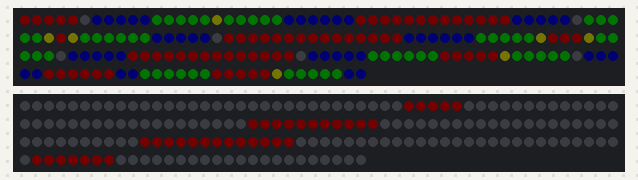
This sketch was run on a simulated Arduino Uno, built with avr-gcc and run on an emulated ATmega328P. Parts: 2 × 179 RGB LEDs in strip order, left to right, continuing on the next row. Dim RGB values are drawn brighter than linear; random numbers use the default seed unless the sketch sets one; what the sketch prints to the serial monitor is not drawn.

Above: at 0.69 s.
At 5.85 s:
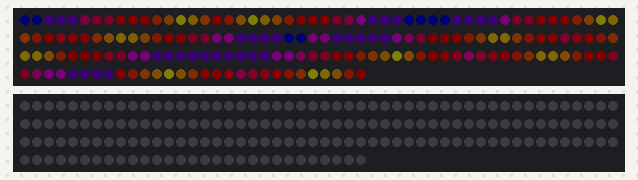
At 10.0 s:
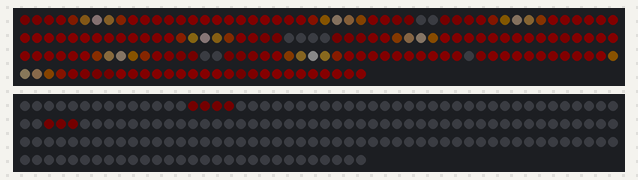
At 20.02 s:
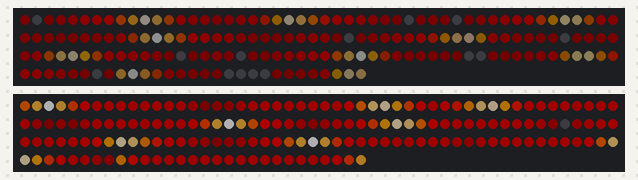
At 29.44 s:
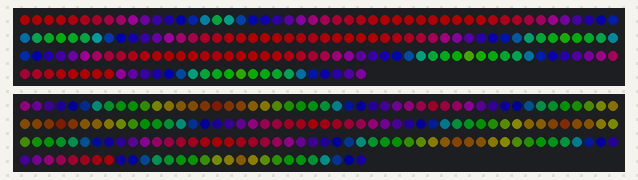
At 39.48 s:
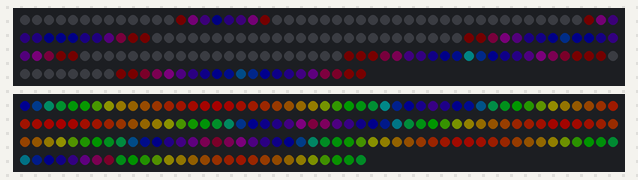

The sketch:

VestOfGlory_column.ino
```cpp
// This file are based on code from shenberg/VestOfGlory
// Source: https://github.com/shenberg/VestOfGlory
#include "FastLED.h"

// How many leds in your strip?
// #define LEDS_PER_STRIP 100
#define LEDS_PER_STRIP 179
#define LEFT_FRONT_PIN 13
#define RIGHT_FRONT_PIN 14
// #define LEFT_REAR_PIN 11
// #define RIGHT_REAR_PIN 12

// Define the array of leds
// CRGB leds[LEDS_PER_STRIP * 4];
CRGB leds[LEDS_PER_STRIP * 2]; // no rear stripts

// static const int MAX_LEDS_PER_ROW_FRONT = 7;
// static const int ledsPerRow[] = {3, 7, 7, 7, 7, 7, 7, 7, 7, 6, 5, 5, 4, 4, 5, 4, 4, 4};
// static const int skipPerRow[] = {4, 0, 0, 0, 0, 0, 0, 0, 0, 0, 1, 0, 1, 0, -1, 1, 0, 1};

static const int MAX_LEDS_PER_ROW_FRONT = 21;
static const int ledsPerColumn[] = {16, 18, 19, 21, 21, 21, 21, 21, 11, 10};
static const int skipPerColumn[] = {0,  0,  0,  0,  0,  0,  0,  0,  -10,  -2};

// static const int MAX_LEDS_PER_ROW_BACK = 6;
// static const int ledsPerRowBackLeft[] = {4, 4, 4, 4, 4, 5, 5, 5, 6, 6, 5, 5, 5, 5, 5, 6, 6}; // total 84 LEDs
// static const int skipPerRowBackLeft[] = {0, 0, 0, 0, 0, -1, 0, 0, 0, 0, 0, 0, 0, 0, 0, -1, 0};
// static const int ledsPerRowBackRight[] = {4, 4, 4, 4, 4, 5, 5, 5, 5, 5, 5, 5, 5, 5, 5, 5, 6};
// static const int skipPerRowBackRight[] = {0, 0, 0, 0, 0, -1, 0, 0, 0, 0, 0, 0, 0, 0, 0, -1, 0};

static const int columnCountFront = sizeof(ledsPerColumn)/sizeof(ledsPerColumn[0]);
// static const int rowCountBack = sizeof(ledsPerRowBackLeft)/sizeof(ledsPerRowBackLeft[0]);

// static const int LEDS_BACK_LEFT = 84;
// static const int LEDS_BACK_RIGHT = 81;

long startTime;

template<typename T>
class LedDraw {
public:
	static void drawFrontPart(T& instance, int startLed, int startX, int startY, bool mirror = false, int t = 0) {
		int led = startLed;
		int x, y;
		x = startX;
		y = startY;
		int direction = 1;

		if (mirror) {
			direction = -1;
			x += MAX_LEDS_PER_ROW_FRONT - 1;
		}

		for (int col = 0; col < columnCountFront; col++) {
			y += direction*skipPerColumn[col];
			for (int i = 0; i < ledsPerColumn[col]; i++) {
				leds[led] = instance.pixel(x,y,t);
				led++;
				// y += direction;
				y -= direction;
			}
			x --;
			direction = -1 * direction;
		}
	}

	// static void drawBackPart(T& instance, const int *ledCounts, const int *skipCounts, int startLed, int startX, int startY, bool mirror = false, int t = 0) {
	// 	int led = startLed;
	// 	int x, y;
	// 	x = startX;
	// 	y = startY;
	// 	int direction = 1;

	// 	if (mirror) {
	// 		direction = -1;
	// 		x += MAX_LEDS_PER_ROW_BACK - 1;
	// 	}

	// 	for (int row = 0; row < rowCountBack; row++) {
	// 		x += direction*skipCounts[row];
	// 		for (int i = 0; i < ledCounts[row]; i++) {
	// 			leds[led] = instance.pixel(x,y,t);
	// 			led++;
	// 			x += direction;
	// 		}
	// 		y++;
	// 		direction = -1 * direction;
	// 	}
	// }


	static void drawFront(T& instance) {
		long time = (millis() - startTime);
		drawFrontPart(instance, 0, MAX_LEDS_PER_ROW_FRONT+1, 0, false, time);
		drawFrontPart(instance, LEDS_PER_STRIP, MAX_LEDS_PER_ROW_FRONT+1, 0, true, time);
	}
	// static void drawBack(T& instance) {
	// 	long time = (millis() - startTime);
	// 	drawBackPart(instance, ledsPerRowBackLeft, skipPerRowBackLeft, LEDS_PER_STRIP*2, 0, 0, true, time);
	// 	drawBackPart(instance, ledsPerRowBackRight, skipPerRowBackRight, LEDS_PER_STRIP*2 + LEDS_BACK_LEFT, MAX_LEDS_PER_ROW_BACK, 0, false, time);
	// }
	static void draw(T& instance) {
		drawFront(instance);
		// drawBack(instance);
	}
};


void setup() {
	Serial.begin(57600);
	Serial.println("resetting");
	FastLED.addLeds<NEOPIXEL,LEFT_FRONT_PIN>(leds, LEDS_PER_STRIP);
	FastLED.addLeds<NEOPIXEL,RIGHT_FRONT_PIN>(&leds[LEDS_PER_STRIP], LEDS_PER_STRIP);
	// FastLED.addLeds<NEOPIXEL, LEFT_REAR_PIN>(&leds[LEDS_PER_STRIP*2], LEDS_BACK_LEFT);
	// FastLED.addLeds<NEOPIXEL, RIGHT_REAR_PIN>(&leds[LEDS_PER_STRIP*2 + LEDS_BACK_LEFT], LEDS_BACK_RIGHT);
	FastLED.setBrightness(0);
	startTime = millis();
}


class PalettedPlasma {
private:
	CRGBPalette16 current;
	CRGBPalette16 target;
	CRGBPalette16 last;
	long startTime;
	long lastTime;
public:
	CRGB pixel(int x, int y, int t) {
		byte index = (sin16(sin16(x*139)+sin16(y*371) +32767*2 + t*7) + 32767) >> 8 ;
		byte brightness = (sin16(sin16(x*191)+sin16(y*197) +32767*2 + t*16) + 32767) >> 8;
		return ColorFromPalette(current, index, qsub8(brightness, 10));
	}

	PalettedPlasma() {
		lastTime = startTime = millis();
		last = RainbowColors_p;
		target = PartyColors_p;
	}

	void update() {
		int seconds = (millis() - lastTime);

		if (seconds > 5000) {
			last = target;
			lastTime = millis();
			switch(random8() % 4) {
			case 0:
				target = RainbowColors_p;
				break;
			case 1:
				target = PartyColors_p;
				break;
			case 2:
				target = LavaColors_p;
				break;
			case 3:
				target = ForestColors_p;
				break;
			}
			//current = target;
		} else {
			blend(last.entries, target.entries, current.entries, 16, seconds*255/5000);
		}


	}

	void draw() {
		LedDraw<PalettedPlasma>::draw(*this);
	}

};

class Animation {
public:
	virtual void update() = 0;
	virtual void draw() = 0;
};


static PalettedPlasma palPlasma;

void loop() {
	Serial.print("x");
	long time = millis() - startTime;
	FastLED.setBrightness(time < 15000 ? time / 500.f : 60);
	palPlasma.update();
	palPlasma.draw();

	FastLED.show();
	//FastLED.delay(5);
	delay(10);

}
```
